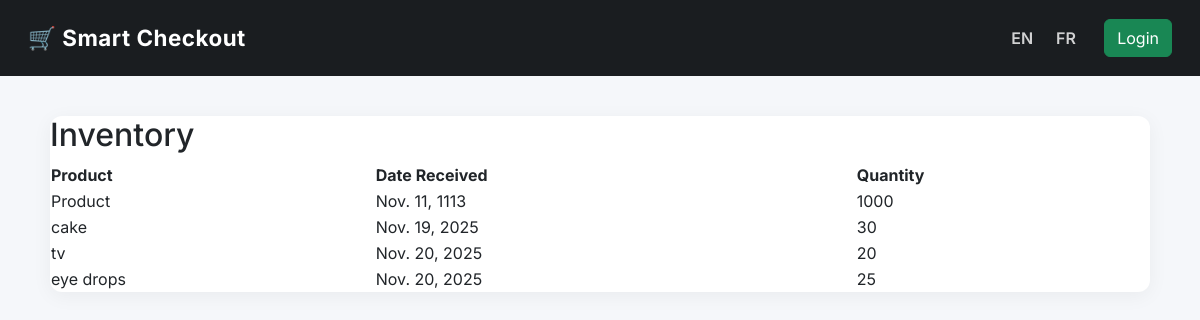
Screenshot of /inventory/ with the database file from the repository.
### phase3/models.py (models this page shows)
class InventoryReceived(models.Model):
    product_id = models.ForeignKey(Products, on_delete=models.CASCADE)
    date_received = models.DateField()
    quantity_received = models.IntegerField()

class Products(models.Model):
    name = models.CharField(max_length=255)
    category = models.CharField(max_length=100)
    price = models.FloatField()
    epc = models.CharField(max_length=50, unique=True)
    upc = models.CharField(max_length=50, unique=True)
    producer_company = models.CharField(max_length=100)
    image_url = models.CharField()
    stock_quantity = models.IntegerField(default=0)
    expiry_date = models.DateField()

### phase3/views.py (the view)
# urls.py: path('inventory/', views.inventory_page, name='inventory_page'),
def inventory_page(request):
    inventory = InventoryReceived.objects.all()
    context = {"inventory": inventory}
    return render(request, "inventory.html", context)

### phase3/templates/inventory.html
{% extends "base.html" %}
{% block content %}
<section class="card">
    <h2>Inventory</h2>
    <table>
        <tr>
            <th>Product</th>
            <th>Date Received</th>
            <th>Quantity</th>
        </tr>
        {% for i in inventory %}
        <tr>
            <td>{{ i.product_id.name }}</td>
            <td>{{ i.date_received }}</td>
            <td>{{ i.quantity_received }}</td>
        </tr>
        {% endfor %}
    </table>
</section>
{% endblock %}

### phase3/templates/base.html (style rules this page uses)
body { background-color: #f5f7fa; font-family: 'Inter', sans-serif; }
.card { border-radius: 12px; box-shadow: 0 4px 20px rgba(0,0,0,0.05); border: none; }

### rows the page displays
InventoryReceived: product_id.name "Product", date_received "Nov. 11, 1113", quantity_received "1000"
InventoryReceived: product_id.name "cake", date_received "Nov. 19, 2025", quantity_received "30"
InventoryReceived: product_id.name "tv", date_received "Nov. 20, 2025", quantity_received "20"
InventoryReceived: product_id.name "eye drops", date_received "Nov. 20, 2025", quantity_received "25"
